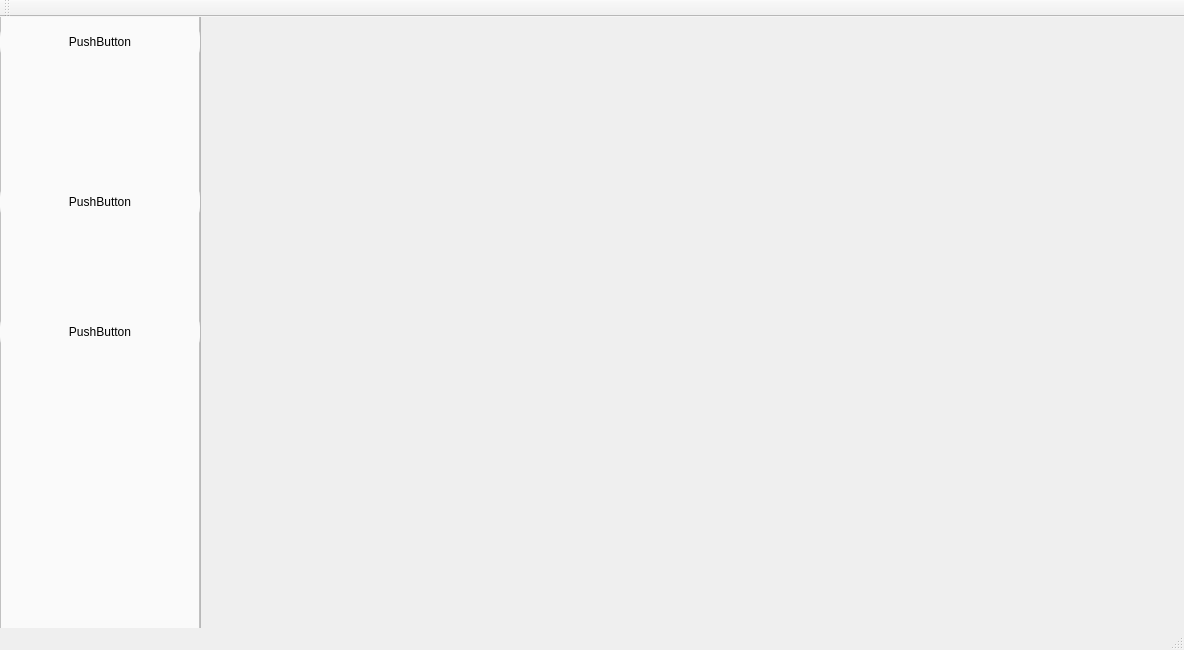
<?xml version="1.0" encoding="UTF-8"?>
<ui version="4.0">
 <class>AdminDashboard</class>
 <widget class="QMainWindow" name="AdminDashboard">
  <property name="geometry">
   <rect>
    <x>0</x>
    <y>0</y>
    <width>1184</width>
    <height>650</height>
   </rect>
  </property>
  <property name="windowTitle">
   <string/>
  </property>
  <widget class="QWidget" name="centralWidget">
   <widget class="QFrame" name="frame">
    <property name="geometry">
     <rect>
      <x>0</x>
      <y>-20</y>
      <width>200</width>
      <height>641</height>
     </rect>
    </property>
    <property name="font">
     <font/>
    </property>
    <property name="styleSheet">
     <string notr="true">background-color: rgb(250, 250, 250);
</string>
    </property>
    <property name="frameShape">
     <enum>QFrame::Shape::StyledPanel</enum>
    </property>
    <property name="frameShadow">
     <enum>QFrame::Shadow::Raised</enum>
    </property>
    <widget class="QPushButton" name="button1">
     <property name="geometry">
      <rect>
       <x>0</x>
       <y>20</y>
       <width>200</width>
       <height>50</height>
      </rect>
     </property>
     <property name="styleSheet">
      <string notr="true">QPushButton {
    border: none;
    background-color: rgb(250, 250, 250);   /* default */
    color: black;
    padding: 8px 16px;
    border-radius: 20px;
}

/* Hover khi chưa checked */
QPushButton:hover:!checked {
    background-color: rgb(235, 235, 235);   /* hover nhẹ */
}

/* Khi nhấn */
QPushButton:pressed {
    background-color: rgb(210, 210, 210);
}

/* Khi checked (đang chọn) */
QPushButton:checked {
    background-color: rgb(200, 200, 200);
}

/* Hover khi đang checked (clicked) */
QPushButton:checked:hover {
    background-color: rgb(190, 190, 190);  /* đậm hơn chút */
}
</string>
     </property>
     <property name="text">
      <string>PushButton</string>
     </property>
    </widget>
    <widget class="QPushButton" name="button2">
     <property name="geometry">
      <rect>
       <x>0</x>
       <y>180</y>
       <width>200</width>
       <height>50</height>
      </rect>
     </property>
     <property name="styleSheet">
      <string notr="true">QPushButton {
    border: none;
    background-color: rgb(250, 250, 250);   /* default */
    color: black;
    padding: 8px 16px;
    border-radius: 20px;
}

/* Hover khi chưa checked */
QPushButton:hover:!checked {
    background-color: rgb(235, 235, 235);   /* hover nhẹ */
}

/* Khi nhấn */
QPushButton:pressed {
    background-color: rgb(210, 210, 210);
}

/* Khi checked (đang chọn) */
QPushButton:checked {
    background-color: rgb(200, 200, 200);
}

/* Hover khi đang checked (clicked) */
QPushButton:checked:hover {
    background-color: rgb(190, 190, 190);  /* đậm hơn chút */
}
</string>
     </property>
     <property name="text">
      <string>PushButton</string>
     </property>
    </widget>
    <widget class="QPushButton" name="button3">
     <property name="geometry">
      <rect>
       <x>0</x>
       <y>310</y>
       <width>200</width>
       <height>50</height>
      </rect>
     </property>
     <property name="styleSheet">
      <string notr="true">QPushButton {
    border: none;
    background-color: rgb(250, 250, 250);   /* default */
    color: black;
    padding: 8px 16px;
    border-radius: 20px;
}

/* Hover khi chưa checked */
QPushButton:hover:!checked {
    background-color: rgb(235, 235, 235);   /* hover nhẹ */
}

/* Khi nhấn */
QPushButton:pressed {
    background-color: rgb(210, 210, 210);
}

/* Khi checked (đang chọn) */
QPushButton:checked {
    background-color: rgb(200, 200, 200);
}

/* Hover khi đang checked (clicked) */
QPushButton:checked:hover {
    background-color: rgb(190, 190, 190);  /* đậm hơn chút */
}
</string>
     </property>
     <property name="text">
      <string>PushButton</string>
     </property>
    </widget>
   </widget>
   <widget class="QFrame" name="frame_2">
    <property name="geometry">
     <rect>
      <x>200</x>
      <y>-10</y>
      <width>1001</width>
      <height>641</height>
     </rect>
    </property>
    <property name="frameShape">
     <enum>QFrame::Shape::StyledPanel</enum>
    </property>
    <property name="frameShadow">
     <enum>QFrame::Shadow::Raised</enum>
    </property>
   </widget>
  </widget>
  <widget class="QToolBar" name="mainToolBar">
   <attribute name="toolBarArea">
    <enum>TopToolBarArea</enum>
   </attribute>
   <attribute name="toolBarBreak">
    <bool>false</bool>
   </attribute>
  </widget>
  <widget class="QStatusBar" name="statusBar"/>
 </widget>
 <layoutdefault spacing="6" margin="11"/>
 <resources/>
 <connections/>
</ui>
